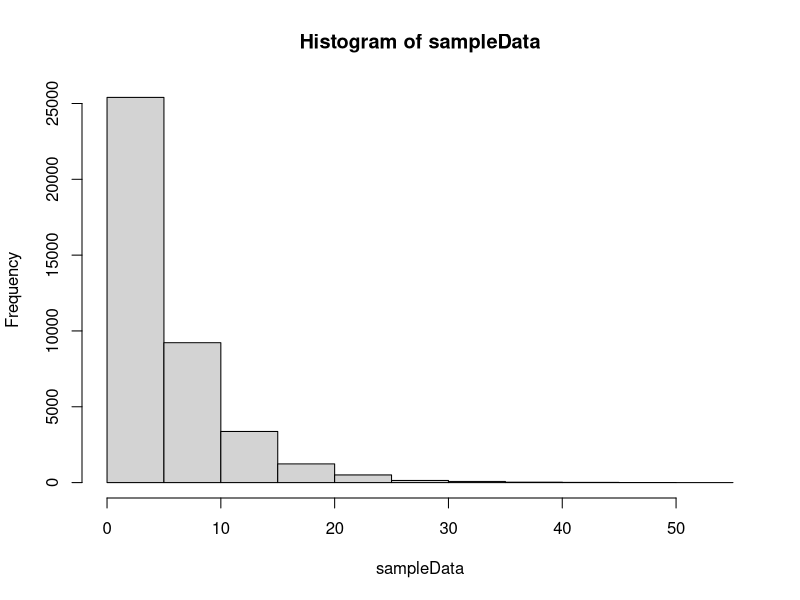
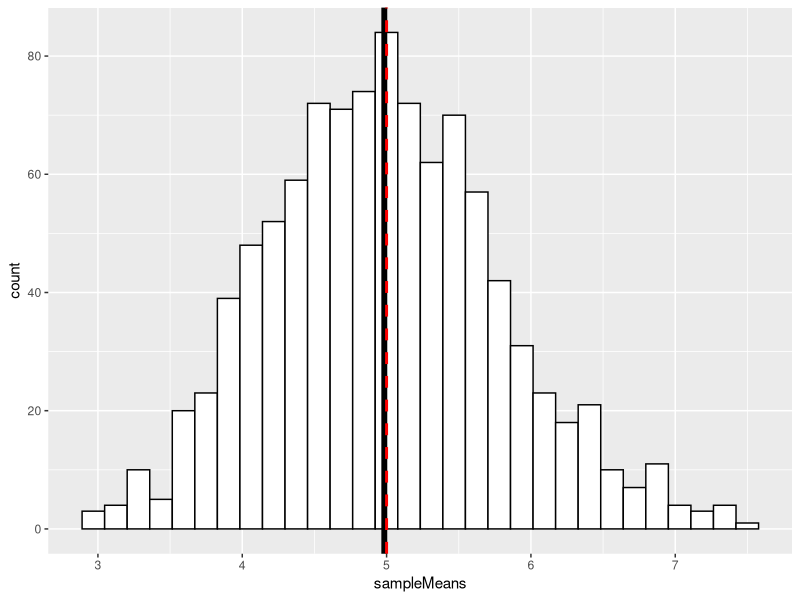
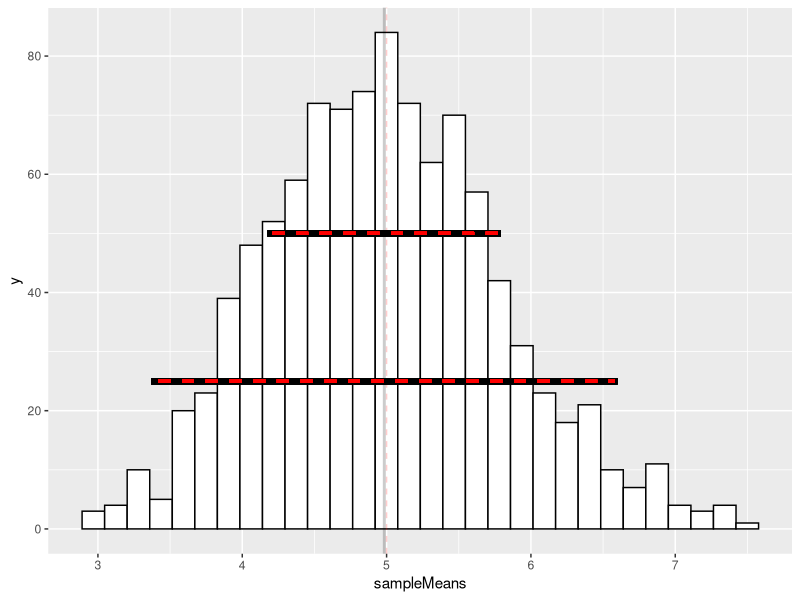
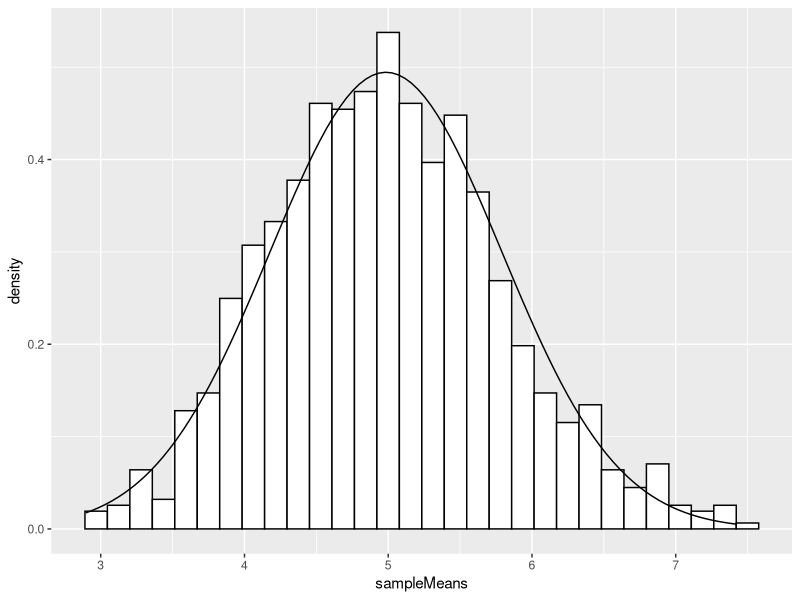

Generate these figures, in order, with R:
## ---- chunk 1
knitr::opts_chunk$set(fig.width=6, fig.height=3, fig.path='figure/',
                      echo=TRUE, warning=FALSE, message=FALSE)
## ---- chunk 2
library(ggplot2, quietly = TRUE,verbose=FALSE, warn.conflicts = FALSE)
library(dplyr, quietly = TRUE, verbose=FALSE, warn.conflicts = FALSE)
library(tidyr, quietly = TRUE, verbose=FALSE, warn.conflicts = FALSE)
## ---- chunk 3
nosim <- 1000
n <- 40
lambda <- 0.2
populationMean <- 1./lambda
populationSD <- 1./lambda
sampleData <- matrix(rexp(nosim * n, rate=lambda), nosim)
hist(sampleData)

sampleData_tbl <- gather(tbl_df(data.frame(sampleData)))
#ggplot(sampleData_tbl, aes(x=value)) + geom_histogram()
#ggplot(sampleData_tbl, aes(x=value)) + geom_density()
## ---- chunk 4
sampleMeans <- apply(sampleData, 1, mean)
sampleMean <- mean(sampleMeans)
sampleSD <- sd(sampleMeans)

inferredSD <- populationSD/sqrt(n)
## ---- chunk 5
#hist(sampleMeans)
sampleMeans_tbl <- tbl_df(data.frame(sampleMeans))
ggplot(sampleMeans_tbl, aes(x=sampleMeans)) +
  geom_histogram(color="black", fill="white") +
  geom_vline(aes(xintercept=sampleMean), color="black", size=2) + 
  geom_vline(aes(xintercept=populationMean), color="red", linetype="dashed", size=1)
## ---- chunk 6
#hist(sampleMeans)
ggplot(sampleMeans_tbl, aes(x=sampleMeans)) +
  geom_histogram(color="black", fill="white") +
  geom_vline(aes(xintercept=sampleMean), color="black", size=1, alpha=.2) + 
  geom_vline(aes(xintercept=populationMean), color="red", linetype="dashed", size=.5, alpha=.2) +
  geom_segment(aes(x=sampleMean-sampleSD, y=50, 
                   xend=sampleMean+sampleSD, yend=50), color="black", size=2) + 
  geom_segment(aes(x=populationMean-inferredSD, y=50, 
                   xend=populationMean+inferredSD, yend=50), color="red", linetype="dashed", size=1) +
  geom_segment(aes(x=sampleMean-2*sampleSD, y=25, 
                   xend=sampleMean+2*sampleSD, yend=25), color="black", size=2) + 
  geom_segment(aes(x=populationMean-2*inferredSD, y=25, 
                   xend=populationMean+2*inferredSD, yend=25), color="red", linetype="dashed", size=1)

## ---- chunk 7
#x <- seq(0,50, length=100)
#hx <- dexp(x, rate=lambda)
## ---- chunk 8
#plot(x, hx, type="l")
# http://stackoverflow.com/questions/6967664/ggplot2-histogram-with-normal-curve
ggplot(sampleMeans_tbl, aes(x=sampleMeans)) +
  geom_histogram(aes(y=..density..), color="black", fill="white") +
  #geom_density(alpha=.2, fill="#FF6666") +
  stat_function(fun=dnorm, args=list(mean=sampleMean, sd=sampleSD))
